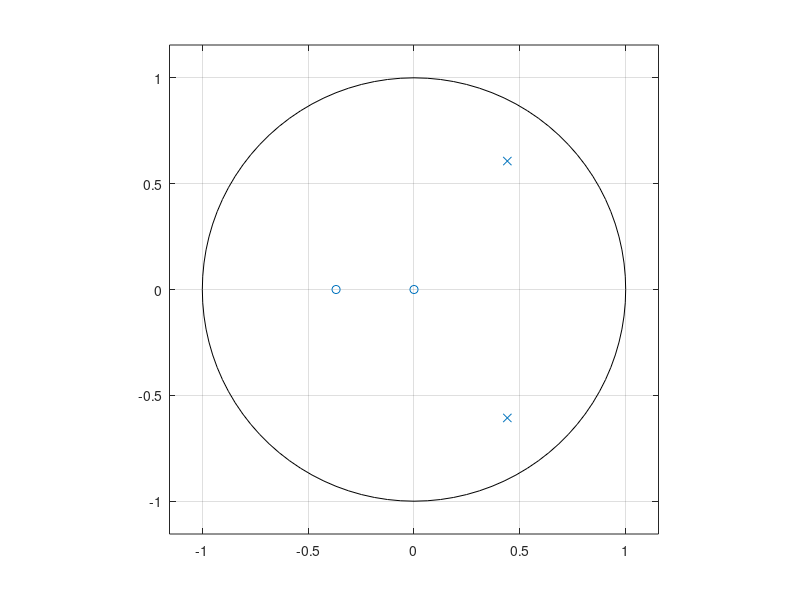

This chart was generated by the following MATLAB code:

%% Problem 4.1.2
b =  [0 0 0.64];
a = [1 -0.8];
delta = [1 0 0 0 0 0 0];
x_inv = filter(b, a, delta)

n = 0:6;
x = 0.8.^n.*(n>=2)

%% Problem 4.3.1
b = [0 0 2 1];
a = [1 -1];
x_inv = filter(b, a, delta)

zplane(b, a)

%% Problem 4.3.2
b = [3 1.1045];
a = [1 -0.8817 0.5625];
x_inv = filter(b, a, delta)

x = 3*(0.75.^n).*cos(0.3*pi.*n) + 4*(0.75.^n).*sin(0.3*pi.*n)
zplane(b, a)